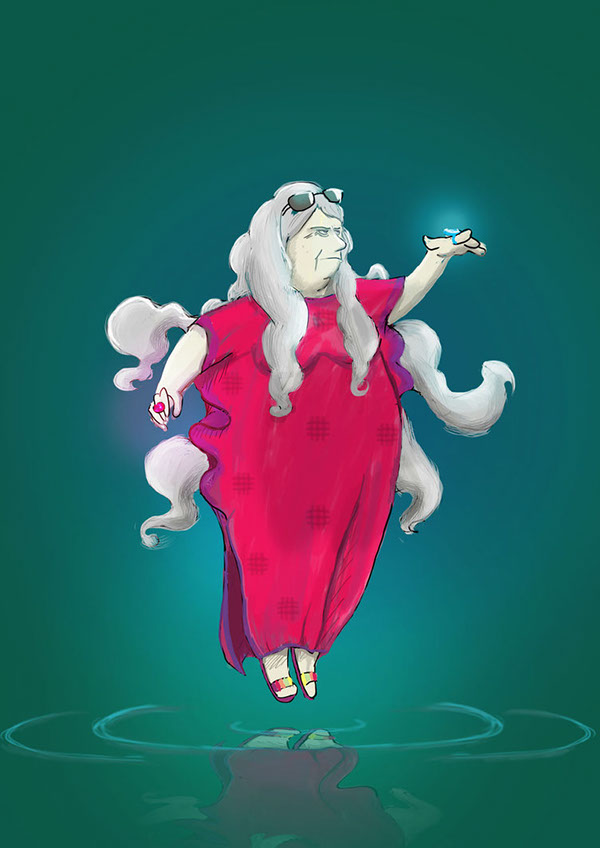
//> input picture Program2/Program2/foreground.jpg, 600 x 848 px
$ ./Program2   (built with g++ and OpenCV 4)
//> lines starting //> are read from the running program, lines starting //| are printed output that depends on the picture; after the words box and inside, x2 and y2 are one past the last pixel; in counts of white or black regions, pixels touching at a corner belong together
/**
    CSS587 Computer Vision
    Program2.cpp
    @author Di Wang
    @version 1.1 4/16/21
*/

#include <opencv2/core.hpp>
#include <opencv2/highgui.hpp>
#include <opencv2/imgproc.hpp>
#include <iostream>

using namespace cv;
using namespace std;

/* Overlay parameters */
struct OverlayParams {
    Mat foreground;
    Mat background;
	Mat outImage;
    int cRed = 0;
    int cGreen = 0;
	int cBlue = 0;
	int distance = 0;
};

/*function declarations*/
void customMaxIdx(Mat hist, int histSize, int* maxIdx);
void overlayImage(Mat foreground, Mat background, Mat output, int cRed, int cGreen, int cBlue, int distance);
void voteForegroundPixel(Mat foreground, Mat hist, int bucketSize);
void onColorDistanceChange(int pos, void* data);

/**
* Find the most common color (Color Key) in the foreground image,
* replace the pixels that are close the the Color Key with the background image pixels
*/
int main(int argc, char* argv[])
{
	// input image and assertion
	Mat fImage = imread("foreground.jpg");
//> fImage is the input picture: 848 rows x 600 cols, CV_8UC3; mean B, G, R 101.4, 99.1, 50.5
	Mat bImage = imread("background2.jpg");
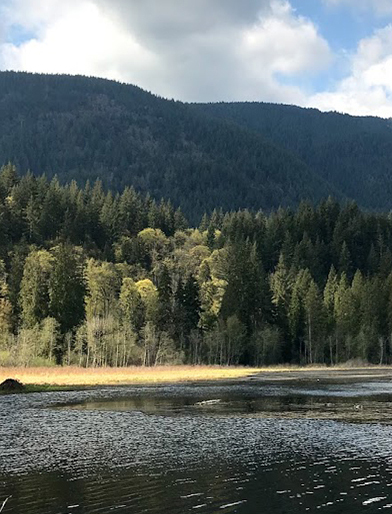
//> input picture Program2/Program2/background2.jpg, 392 x 514 px
//> bImage is the input picture: 514 rows x 392 cols, CV_8UC3; mean B, G, R 98.1, 101, 92.5
	Mat outImage = fImage.clone();
	assert(fImage.channels()==3);
	assert(bImage.channels()==3);

	// constants and variables
	const int buckets = 16;
	const int bucketSize = 256/buckets;
	double maxVal = 0;
	int maxIdx[3] = {0,0,0};
	int dims[] = {buckets,buckets,buckets};
	Mat hist(3, dims, CV_32S, Scalar::all(0));

    // show Input Images
    imshow("Foreground Image", fImage);
    imshow("Background Image", bImage);
    waitKey(0);

	// vote pixel
	voteForegroundPixel(fImage, hist, bucketSize);

	// find color key
	customMaxIdx(hist, bucketSize, maxIdx);
//> after the loop in customMaxIdx, `for (int i = 0; i < histSize; i++)`: maxVal = 114277
//> maxIdx = [0, 5, 4]

    // calculate the average color key
    int cRed = maxIdx[0] * bucketSize + bucketSize / 2;
//> cRed = 8
    int cGreen = maxIdx[1] * bucketSize + bucketSize / 2;
//> cGreen = 88
    int cBlue = maxIdx[2] * bucketSize + bucketSize / 2;
//> cBlue = 72

	// display color key
	Mat colorKey = Mat(300, 300, CV_8UC3, Scalar(cBlue, cGreen, cRed));
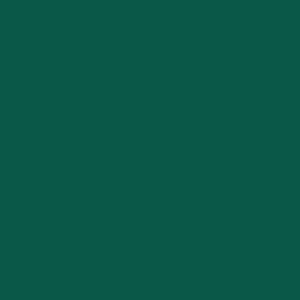
//> colorKey: 300 rows x 300 cols, CV_8UC3; mean B, G, R 72, 88, 8
	String displayText = format( "Color Key: (%d, %d, %d)",  cRed, cGreen, cBlue );
//> displayText = "Color Key: (8, 88, 72)"
	putText(colorKey, displayText, Point(50, 150), FONT_HERSHEY_SIMPLEX, 0.5, Scalar(255.0, 255.0, 255.0), 1);
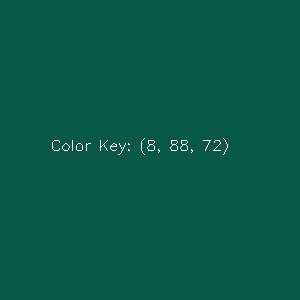
//> colorKey: 300 rows x 300 cols, CV_8UC3; 0.37% of pixels changed, all inside (x1, y1, x2, y2) = (52, 138, 228, 155)
    imshow("Color Key", colorKey);
    waitKey(0);

	// replace pixel colors
	namedWindow("overlay");
	OverlayParams overlayParam = {fImage, bImage, outImage, cRed, cGreen, cBlue, 30};
	createTrackbar("Distance: ", "overlay", &overlayParam.distance, 255, onColorDistanceChange, &overlayParam);
	onColorDistanceChange(overlayParam.distance, &overlayParam);
    waitKey(0);

    // write the image to disk
    imwrite("overlay.jpg", overlayParam.outImage);
    return 0;
}

/**
*	Implement a function to find the location of the max count.
*   similar to the opencv function: minMaxIdx(hist, 0, &maxVal, 0, maxIdx);
*	@param hist, histogram.
*	@param histSize, histogram size.
*   @param maxIdx, returns the location of the max count.
*/
void customMaxIdx(Mat hist, int histSize, int* maxIdx){
	int maxVal = 0;
    for (int i = 0; i < histSize; i++) {
        for (int j = 0; j < histSize; j++) {
            for (int k = 0; k < histSize; k++) {
                int count = hist.at<int>(i, j, k);
                if (count > maxVal) {
                    maxVal = count;
                    maxIdx[0] = i;
                    maxIdx[1] = j;
                    maxIdx[2] = k;
                }
            }
        }
    }
}

/**
*	Count the image and store the counts in the histogram.
*   @param foreground, foreground image.
*	@param hist, histogram.
*	@param bucketSize, bucket size.
*/
void voteForegroundPixel(Mat foreground, Mat hist, int bucketSize){
    for (int r = 0; r < foreground.rows; r++) {
        for (int c = 0; c < foreground.cols; c++) {
            uchar blue = saturate_cast<uchar>(foreground.at<Vec3b>(r, c)[0]);
            uchar green = saturate_cast<uchar>(foreground.at<Vec3b>(r, c)[1]);
            uchar red = saturate_cast<uchar>(foreground.at<Vec3b>(r, c)[2]);
            int x = red / bucketSize;
            int y = green / bucketSize;
            int z = blue / bucketSize;
            hist.at<int>(x, y, z) += 1;
        }
    }
}

/**
*	Overlay and Merge foreground and background images using the color key.
*   @param foreground, foreground image.
*	@param background, background image.
*	@param output, the output of merging foreground and background image.
*	@param cRed, red channel of the color key.
*	@param cGreen, blue channel of the color key.
*	@param distance, how close to the color key.
*/
void overlayImage(Mat foreground, Mat background, Mat output, int cRed, int cGreen, int cBlue, int distance){
//> called with cRed = 8, cGreen = 88, cBlue = 72, distance = 30
    for (int r = 0; r < foreground.rows; r++) {
        for (int c = 0; c < foreground.cols; c++) {
            uchar blue = saturate_cast<uchar>(foreground.at<Vec3b>(r, c)[0]);
            uchar green = saturate_cast<uchar>(foreground.at<Vec3b>(r, c)[1]);
            uchar red = saturate_cast<uchar>(foreground.at<Vec3b>(r, c)[2]);

            int diff = abs(cRed - red) + abs(cGreen - green) + abs(cBlue - blue);
            if (diff < distance) {
                Vec3b backgrounColor = background.at<Vec3b>(r%background.rows, c%background.cols);
                output.at<Vec3b>(r, c) = backgrounColor;
			}else {
				Vec3b foregrounColor = foreground.at<Vec3b>(r, c);
				output.at<Vec3b>(r, c) = foregrounColor;
			}
        }
    }
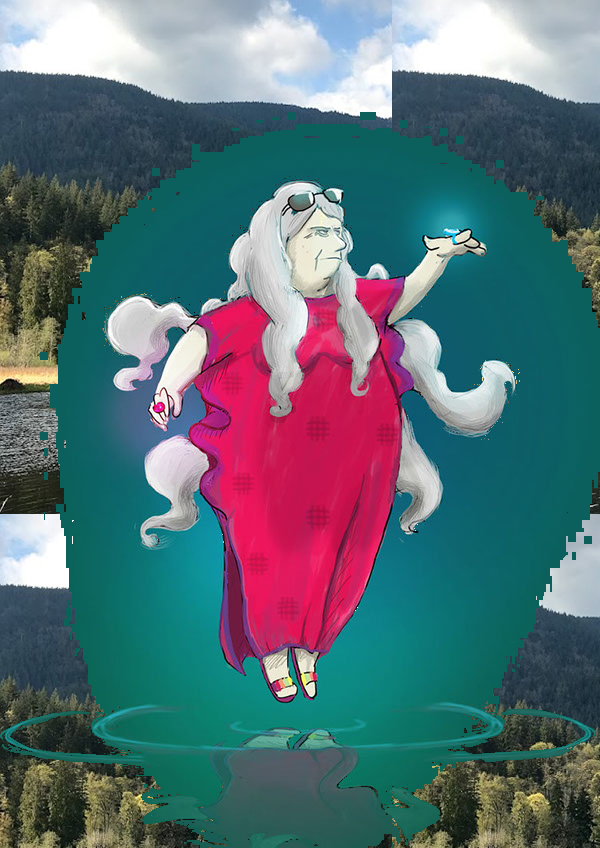
//> output: 848 rows x 600 cols, CV_8UC3; mean B, G, R 118, 110.7, 88.2
}

/**
	Callback function that change the overlay result.
    @param pos, the current position of the slider.
	@param data, the user data for the callback.
*/
void onColorDistanceChange(int pos, void* data){
	OverlayParams* p = (OverlayParams*) data;
    overlayImage(p->foreground, p->background, p->outImage, p->cRed, p->cGreen, p->cBlue, p->distance);
	imshow("overlay", p->outImage);
}
